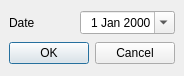
<ui version="4.0" >
 <class>DateInputDlg</class>
 <widget class="QDialog" name="DateInputDlg" >
  <property name="geometry" >
   <rect>
    <x>0</x>
    <y>0</y>
    <width>178</width>
    <height>76</height>
   </rect>
  </property>
  <property name="windowTitle" >
   <string>Date input</string>
  </property>
  <layout class="QVBoxLayout" >
   <property name="margin" >
    <number>9</number>
   </property>
   <property name="spacing" >
    <number>6</number>
   </property>
   <item>
    <layout class="QHBoxLayout" >
     <property name="margin" >
      <number>0</number>
     </property>
     <property name="spacing" >
      <number>6</number>
     </property>
     <item>
      <widget class="QLabel" name="label" >
       <property name="text" >
        <string>Date</string>
       </property>
      </widget>
     </item>
     <item>
      <widget class="QDateEdit" name="dateEdit" >
       <property name="alignment" >
        <set>Qt::AlignRight</set>
       </property>
       <property name="minimumDate" >
        <date>
         <year>1788</year>
         <month>9</month>
         <day>14</day>
        </date>
       </property>
       <property name="calendarPopup" >
        <bool>true</bool>
       </property>
      </widget>
     </item>
    </layout>
   </item>
   <item>
    <widget class="QDialogButtonBox" name="buttonBox" >
     <property name="orientation" >
      <enum>Qt::Horizontal</enum>
     </property>
     <property name="standardButtons" >
      <set>QDialogButtonBox::Cancel|QDialogButtonBox::NoButton|QDialogButtonBox::Ok</set>
     </property>
    </widget>
   </item>
  </layout>
 </widget>
 <resources/>
 <connections>
  <connection>
   <sender>buttonBox</sender>
   <signal>accepted()</signal>
   <receiver>DateInputDlg</receiver>
   <slot>accept()</slot>
   <hints>
    <hint type="sourcelabel" >
     <x>248</x>
     <y>254</y>
    </hint>
    <hint type="destinationlabel" >
     <x>157</x>
     <y>274</y>
    </hint>
   </hints>
  </connection>
  <connection>
   <sender>buttonBox</sender>
   <signal>rejected()</signal>
   <receiver>DateInputDlg</receiver>
   <slot>reject()</slot>
   <hints>
    <hint type="sourcelabel" >
     <x>316</x>
     <y>260</y>
    </hint>
    <hint type="destinationlabel" >
     <x>286</x>
     <y>274</y>
    </hint>
   </hints>
  </connection>
 </connections>
</ui>
